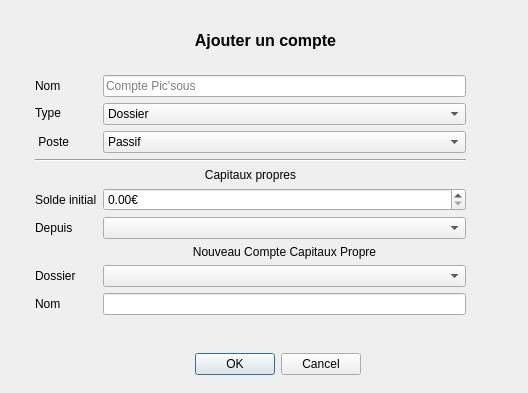
<?xml version="1.0" encoding="UTF-8"?>
<ui version="4.0">
 <class>fenetreAjouterCompte</class>
 <widget class="QDialog" name="fenetreAjouterCompte">
  <property name="windowModality">
   <enum>Qt::NonModal</enum>
  </property>
  <property name="enabled">
   <bool>true</bool>
  </property>
  <property name="geometry">
   <rect>
    <x>0</x>
    <y>0</y>
    <width>528</width>
    <height>393</height>
   </rect>
  </property>
  <property name="minimumSize">
   <size>
    <width>350</width>
    <height>225</height>
   </size>
  </property>
  <property name="windowTitle">
   <string>Nouveau compte</string>
  </property>
  <property name="windowIcon">
   <iconset>
    <normaloff>../ressources/logo.png</normaloff>../ressources/logo.png</iconset>
  </property>
  <property name="sizeGripEnabled">
   <bool>false</bool>
  </property>
  <property name="modal">
   <bool>true</bool>
  </property>
  <widget class="QDialogButtonBox" name="boutonsDialog">
   <property name="geometry">
    <rect>
     <x>30</x>
     <y>350</y>
     <width>331</width>
     <height>28</height>
    </rect>
   </property>
   <property name="orientation">
    <enum>Qt::Horizontal</enum>
   </property>
   <property name="standardButtons">
    <set>QDialogButtonBox::Cancel|QDialogButtonBox::Ok</set>
   </property>
  </widget>
  <widget class="QWidget" name="formLayoutWidget">
   <property name="geometry">
    <rect>
     <x>30</x>
     <y>70</y>
     <width>441</width>
     <height>262</height>
    </rect>
   </property>
   <layout class="QFormLayout" name="formulaireLayout">
    <property name="sizeConstraint">
     <enum>QLayout::SetMaximumSize</enum>
    </property>
    <property name="fieldGrowthPolicy">
     <enum>QFormLayout::AllNonFixedFieldsGrow</enum>
    </property>
    <property name="rowWrapPolicy">
     <enum>QFormLayout::DontWrapRows</enum>
    </property>
    <property name="leftMargin">
     <number>5</number>
    </property>
    <property name="topMargin">
     <number>5</number>
    </property>
    <property name="rightMargin">
     <number>5</number>
    </property>
    <property name="bottomMargin">
     <number>5</number>
    </property>
    <item row="0" column="0">
     <widget class="QLabel" name="nomLabel">
      <property name="text">
       <string>Nom </string>
      </property>
     </widget>
    </item>
    <item row="0" column="1">
     <widget class="QLineEdit" name="nomLineEdit">
      <property name="placeholderText">
       <string>Compte Pic'sous</string>
      </property>
     </widget>
    </item>
    <item row="1" column="0">
     <widget class="QLabel" name="typeLabel">
      <property name="minimumSize">
       <size>
        <width>0</width>
        <height>20</height>
       </size>
      </property>
      <property name="maximumSize">
       <size>
        <width>16777215</width>
        <height>20</height>
       </size>
      </property>
      <property name="text">
       <string>Type</string>
      </property>
     </widget>
    </item>
    <item row="1" column="1">
     <widget class="QComboBox" name="typeDeroulant">
      <item>
       <property name="text">
        <string>Dossier</string>
       </property>
      </item>
      <item>
       <property name="text">
        <string>Compte</string>
       </property>
      </item>
     </widget>
    </item>
    <item row="2" column="0">
     <widget class="QLabel" name="posteLabel">
      <property name="text">
       <string> Poste </string>
      </property>
     </widget>
    </item>
    <item row="2" column="1">
     <widget class="QComboBox" name="posteDeroulant">
      <item>
       <property name="text">
        <string>Passif</string>
       </property>
      </item>
      <item>
       <property name="text">
        <string>Actif</string>
       </property>
      </item>
      <item>
       <property name="text">
        <string>Depense</string>
       </property>
      </item>
      <item>
       <property name="text">
        <string>Recettes</string>
       </property>
      </item>
     </widget>
    </item>
    <item row="3" column="0" colspan="2">
     <widget class="Line" name="ligne">
      <property name="orientation">
       <enum>Qt::Horizontal</enum>
      </property>
     </widget>
    </item>
    <item row="4" column="0" colspan="2">
     <widget class="QLabel" name="titreCompteLabel">
      <property name="text">
       <string>Capitaux propres</string>
      </property>
      <property name="alignment">
       <set>Qt::AlignCenter</set>
      </property>
     </widget>
    </item>
    <item row="5" column="0">
     <widget class="QLabel" name="soldeLabel">
      <property name="text">
       <string>Solde initial</string>
      </property>
     </widget>
    </item>
    <item row="5" column="1">
     <widget class="QDoubleSpinBox" name="soldeCompteur">
      <property name="suffix">
       <string>€</string>
      </property>
      <property name="singleStep">
       <double>0.010000000000000</double>
      </property>
     </widget>
    </item>
    <item row="6" column="0">
     <widget class="QLabel" name="compteInitalisateurLabel">
      <property name="text">
       <string>Depuis</string>
      </property>
     </widget>
    </item>
    <item row="6" column="1">
     <widget class="QComboBox" name="compteInitialisateurDeroulant"/>
    </item>
    <item row="7" column="0">
     <widget class="QLabel" name="label">
      <property name="text">
       <string/>
      </property>
     </widget>
    </item>
    <item row="9" column="1">
     <widget class="QLineEdit" name="CPLineEdit"/>
    </item>
    <item row="7" column="1">
     <widget class="QLabel" name="nouveaulabel">
      <property name="text">
       <string>Nouveau Compte Capitaux Propre</string>
      </property>
      <property name="alignment">
       <set>Qt::AlignCenter</set>
      </property>
     </widget>
    </item>
    <item row="9" column="0">
     <widget class="QLabel" name="nomLabel2">
      <property name="text">
       <string>Nom</string>
      </property>
     </widget>
    </item>
    <item row="8" column="0">
     <widget class="QLabel" name="Dossierlabel2">
      <property name="text">
       <string>Dossier</string>
      </property>
     </widget>
    </item>
    <item row="8" column="1">
     <widget class="QComboBox" name="nvPereCPDeroulant"/>
    </item>
   </layout>
  </widget>
  <widget class="QLabel" name="label_2">
   <property name="geometry">
    <rect>
     <x>40</x>
     <y>30</y>
     <width>451</width>
     <height>20</height>
    </rect>
   </property>
   <property name="font">
    <font>
     <pointsize>12</pointsize>
     <weight>75</weight>
     <bold>true</bold>
    </font>
   </property>
   <property name="text">
    <string>Ajouter un compte</string>
   </property>
   <property name="alignment">
    <set>Qt::AlignCenter</set>
   </property>
  </widget>
 </widget>
 <resources/>
 <connections>
  <connection>
   <sender>boutonsDialog</sender>
   <signal>rejected()</signal>
   <receiver>fenetreAjouterCompte</receiver>
   <slot>reject()</slot>
   <hints>
    <hint type="sourcelabel">
     <x>256</x>
     <y>270</y>
    </hint>
    <hint type="destinationlabel">
     <x>286</x>
     <y>274</y>
    </hint>
   </hints>
  </connection>
 </connections>
</ui>
